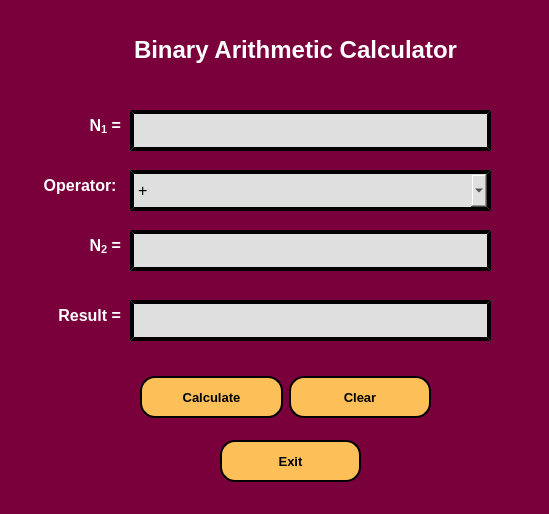
<?xml version="1.0" encoding="UTF-8"?>
<ui version="4.0">
 <class>MainWindow</class>
 <widget class="QMainWindow" name="MainWindow">
  <property name="geometry">
   <rect>
    <x>0</x>
    <y>0</y>
    <width>549</width>
    <height>514</height>
   </rect>
  </property>
  <property name="windowTitle">
   <string>Binary Arithmetic Calculator</string>
  </property>
  <property name="styleSheet">
   <string notr="true">background-color: rgb(122, 0, 60);</string>
  </property>
  <widget class="QWidget" name="centralwidget">
   <widget class="QLineEdit" name="line_3">
    <property name="geometry">
     <rect>
      <x>130</x>
      <y>230</y>
      <width>361</width>
      <height>41</height>
     </rect>
    </property>
    <property name="font">
     <font>
      <pointsize>10</pointsize>
     </font>
    </property>
    <property name="styleSheet">
     <string notr="true">background-color: rgb(223, 223, 223);
border-style: outset;
border-width: 4px;
border-color: black;
padding: 4px;</string>
    </property>
    <property name="text">
     <string/>
    </property>
    <property name="maxLength">
     <number>64</number>
    </property>
   </widget>
   <widget class="QLabel" name="label_7">
    <property name="geometry">
     <rect>
      <x>80</x>
      <y>20</y>
      <width>431</width>
      <height>61</height>
     </rect>
    </property>
    <property name="font">
     <font>
      <pointsize>18</pointsize>
      <weight>75</weight>
      <bold>true</bold>
     </font>
    </property>
    <property name="text">
     <string>&lt;html&gt;&lt;head/&gt;&lt;body&gt;&lt;p align=&quot;center&quot;&gt;&lt;span style=&quot; color:#ffffff;&quot;&gt;Binary Arithmetic Calculator&lt;/span&gt;&lt;/p&gt;&lt;/body&gt;&lt;/html&gt;</string>
    </property>
   </widget>
   <widget class="QLineEdit" name="line_1">
    <property name="geometry">
     <rect>
      <x>130</x>
      <y>110</y>
      <width>361</width>
      <height>41</height>
     </rect>
    </property>
    <property name="font">
     <font>
      <pointsize>10</pointsize>
     </font>
    </property>
    <property name="styleSheet">
     <string notr="true">background-color: rgb(223, 223, 223);
border-style: outset;
border-width: 4px;
border-color: black;
padding: 4px;</string>
    </property>
    <property name="maxLength">
     <number>64</number>
    </property>
   </widget>
   <widget class="QWidget" name="layoutWidget">
    <property name="geometry">
     <rect>
      <x>140</x>
      <y>360</y>
      <width>291</width>
      <height>74</height>
     </rect>
    </property>
    <layout class="QHBoxLayout" name="horizontalLayout">
     <item>
      <widget class="QPushButton" name="go_btn">
       <property name="font">
        <font>
         <pointsize>10</pointsize>
         <weight>75</weight>
         <bold>true</bold>
        </font>
       </property>
       <property name="cursor">
        <cursorShape>PointingHandCursor</cursorShape>
       </property>
       <property name="styleSheet">
        <string notr="true">background-color: rgb(253, 191, 87);
height: 30px;
border-style: outset;
border-width: 2px;
border-radius: 15px;
border-color: black;
padding: 4px;</string>
       </property>
       <property name="text">
        <string>Calculate</string>
       </property>
       <property name="shortcut">
        <string>Return, Enter</string>
       </property>
      </widget>
     </item>
     <item>
      <widget class="QPushButton" name="clr_btn">
       <property name="font">
        <font>
         <pointsize>10</pointsize>
         <weight>75</weight>
         <bold>true</bold>
        </font>
       </property>
       <property name="cursor">
        <cursorShape>PointingHandCursor</cursorShape>
       </property>
       <property name="styleSheet">
        <string notr="true">background-color: rgb(253, 191, 87);
height: 30px;
border-style: outset;
border-width: 2px;
border-radius: 15px;
border-color: black;
padding: 4px;</string>
       </property>
       <property name="text">
        <string>Clear</string>
       </property>
       <property name="shortcut">
        <string>Esc</string>
       </property>
      </widget>
     </item>
    </layout>
   </widget>
   <widget class="QComboBox" name="comboBox">
    <property name="geometry">
     <rect>
      <x>130</x>
      <y>170</y>
      <width>361</width>
      <height>41</height>
     </rect>
    </property>
    <property name="font">
     <font>
      <pointsize>12</pointsize>
     </font>
    </property>
    <property name="styleSheet">
     <string notr="true">background-color: rgb(223, 223, 223);
border-style: outset;
border-width: 4px;
border-color: black;
padding: 4px;</string>
    </property>
    <item>
     <property name="text">
      <string>+</string>
     </property>
    </item>
    <item>
     <property name="text">
      <string>-</string>
     </property>
    </item>
    <item>
     <property name="text">
      <string>*</string>
     </property>
    </item>
    <item>
     <property name="text">
      <string>/</string>
     </property>
    </item>
    <item>
     <property name="text">
      <string>^</string>
     </property>
    </item>
   </widget>
   <widget class="QLabel" name="label_4">
    <property name="geometry">
     <rect>
      <x>40</x>
      <y>300</y>
      <width>81</width>
      <height>31</height>
     </rect>
    </property>
    <property name="text">
     <string>&lt;html&gt;&lt;head/&gt;&lt;body&gt;&lt;p align=&quot;right&quot;&gt;&lt;span style=&quot; font-size:12pt; font-weight:600; color:#ffffff;&quot;&gt;Result =&lt;/span&gt;&lt;/p&gt;&lt;/body&gt;&lt;/html&gt;</string>
    </property>
   </widget>
   <widget class="QLineEdit" name="line_4">
    <property name="geometry">
     <rect>
      <x>130</x>
      <y>300</y>
      <width>361</width>
      <height>41</height>
     </rect>
    </property>
    <property name="font">
     <font>
      <pointsize>10</pointsize>
     </font>
    </property>
    <property name="styleSheet">
     <string notr="true">background-color: rgb(223, 223, 223);
border-style: outset;
border-width: 4px;
border-color: black;
padding: 4px;</string>
    </property>
    <property name="text">
     <string/>
    </property>
    <property name="readOnly">
     <bool>true</bool>
    </property>
   </widget>
   <widget class="QLabel" name="label_5">
    <property name="geometry">
     <rect>
      <x>20</x>
      <y>170</y>
      <width>101</width>
      <height>31</height>
     </rect>
    </property>
    <property name="text">
     <string>&lt;html&gt;&lt;head/&gt;&lt;body&gt;&lt;p align=&quot;right&quot;&gt;&lt;span style=&quot; font-size:12pt; font-weight:600; color:#ffffff;&quot;&gt;Operator: &lt;/span&gt;&lt;/p&gt;&lt;/body&gt;&lt;/html&gt;</string>
    </property>
   </widget>
   <widget class="QLabel" name="label_2">
    <property name="geometry">
     <rect>
      <x>40</x>
      <y>110</y>
      <width>81</width>
      <height>31</height>
     </rect>
    </property>
    <property name="text">
     <string>&lt;html&gt;&lt;head/&gt;&lt;body&gt;&lt;p align=&quot;right&quot;&gt;&lt;span style=&quot; font-size:12pt; font-weight:600; color:#ffffff;&quot;&gt;N&lt;/span&gt;&lt;span style=&quot; font-size:12pt; font-weight:600; color:#ffffff; vertical-align:sub;&quot;&gt;1&lt;/span&gt;&lt;span style=&quot; font-size:12pt; font-weight:600; color:#ffffff;&quot;&gt; =&lt;/span&gt;&lt;/p&gt;&lt;/body&gt;&lt;/html&gt;</string>
    </property>
   </widget>
   <widget class="QLabel" name="label_3">
    <property name="geometry">
     <rect>
      <x>40</x>
      <y>230</y>
      <width>81</width>
      <height>31</height>
     </rect>
    </property>
    <property name="text">
     <string>&lt;html&gt;&lt;head/&gt;&lt;body&gt;&lt;p align=&quot;right&quot;&gt;&lt;span style=&quot; font-size:12pt; font-weight:600; color:#ffffff;&quot;&gt;N&lt;/span&gt;&lt;span style=&quot; font-size:12pt; font-weight:600; color:#ffffff; vertical-align:sub;&quot;&gt;2&lt;/span&gt;&lt;span style=&quot; font-size:12pt; font-weight:600; color:#ffffff;&quot;&gt; =&lt;/span&gt;&lt;/p&gt;&lt;/body&gt;&lt;/html&gt;</string>
    </property>
   </widget>
   <widget class="QPushButton" name="exit_btn">
    <property name="geometry">
     <rect>
      <x>220</x>
      <y>440</y>
      <width>141</width>
      <height>42</height>
     </rect>
    </property>
    <property name="font">
     <font>
      <pointsize>10</pointsize>
      <weight>75</weight>
      <bold>true</bold>
     </font>
    </property>
    <property name="cursor">
     <cursorShape>PointingHandCursor</cursorShape>
    </property>
    <property name="styleSheet">
     <string notr="true">background-color: rgb(253, 191, 87);
height: 30px;
border-style: outset;
border-width: 2px;
border-radius: 15px;
border-color: black;
padding: 4px;</string>
    </property>
    <property name="text">
     <string>Exit</string>
    </property>
    <property name="shortcut">
     <string>Esc</string>
    </property>
   </widget>
  </widget>
  <widget class="QStatusBar" name="statusbar"/>
 </widget>
 <resources/>
 <connections/>
</ui>
